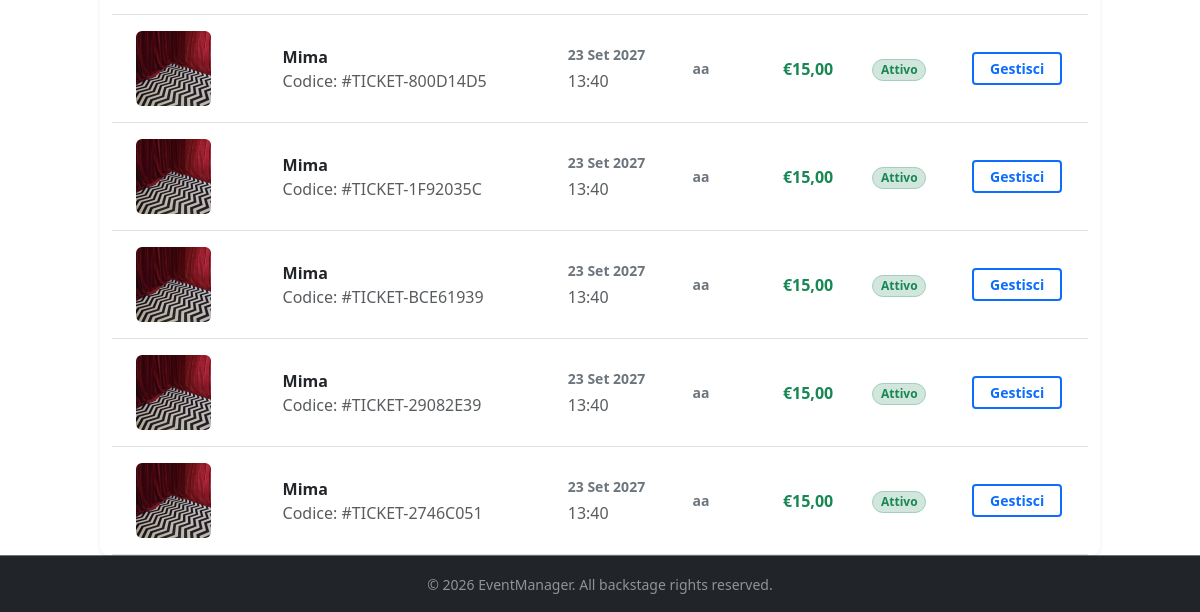
/list_tickets/ (signed in, lower part), run on an earlier commit of the app's database.
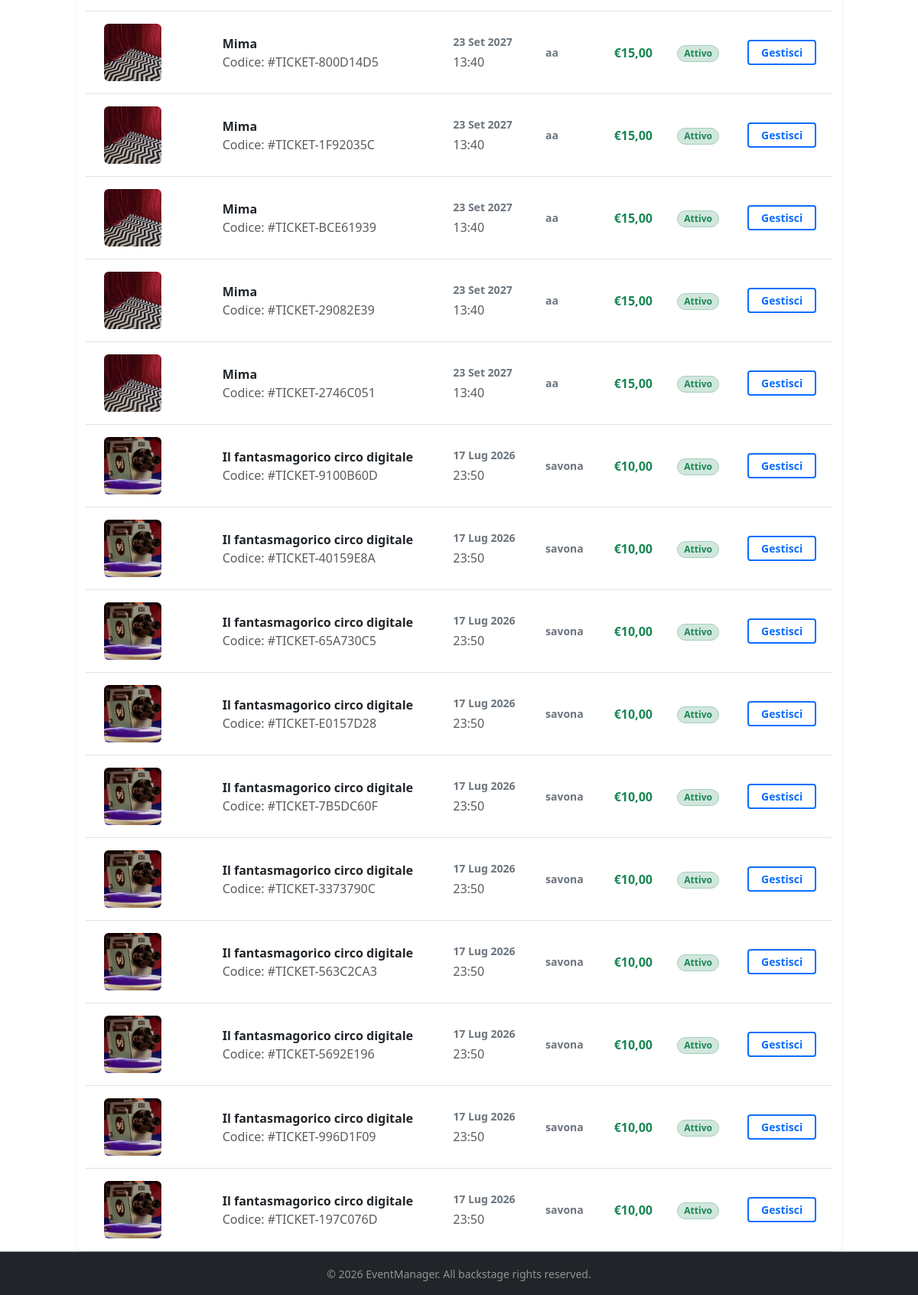
And on a later commit of the database.
### apps/tickets/models.py (models this page shows, shortened)
class Ticket(BaseModel):
    buyer = models.ForeignKey(Account, on_delete=models.PROTECT, related_name='tickets')
    price = models.PositiveIntegerField(default=0)
    event = models.ForeignKey(Event, on_delete=models.CASCADE, related_name='event_tickets')
    ticket_code = models.CharField(max_length=100, unique=True, blank=True)

### apps/events/models.py (models this page shows, shortened)
class Event(BaseModel):
    title = models.CharField(max_length=255)
    organizer = models.ForeignKey(settings.AUTH_USER_MODEL, on_delete=models.CASCADE, related_name='organized_events')
    description = models.TextField(blank=True)
    date = models.DateField(format('%d/%m/%Y'), validators=[check_date])
    time = models.TimeField(format('%H:%M'))
    category = models.ForeignKey(Category, on_delete=models.PROTECT,related_name='events') #for many-to-one
    price = models.DecimalField(max_digits=6, decimal_places=2, default=0.00)
    location = models.ForeignKey(Address, on_delete=models.PROTECT, related_name='events')
    seats = models.PositiveIntegerField(default=0)
    image = models.ImageField(upload_to='event_images/', blank=True, null=True)

### apps/account/models.py (models this page shows, shortened)
class Address(models.Model):
    street_address = models.CharField(max_length=100)
    city = models.CharField(max_length=100)
    region = models.CharField(max_length=100)
    state = models.CharField(max_length=100)
    zip_code = models.CharField(max_length=10)

### apps/tickets/views.py (the view)
# urls.py: path('list_tickets/', views.TicketListView.as_view(), name='list'),
class TicketListView(LoginRequiredMixin, ListView):
    model = Ticket
    template_name = 'tickets/ticket_list.html'
    context_object_name = 'tickets'
    def get_queryset(self):
        return Ticket.objects.filter(buyer=self.request.user).select_related('event')

### templates/tickets/ticket_list.html (shortened to what this page needs)
{% extends 'base.html' %}
{% load static %}
{% block content %}
    <div class="row">
        {% if tickets %}
            <div class="card border-0 shadow-sm rounded-3 overflow-hidden">
                <div class="table-responsive">
                    <table class="table table-hover align-middle mb-0">
                        <tbody class="border-top-0">
                        {% for ticket in tickets %}
                            <tr>
                                <td class="ps-4 py-3">
                                <div class="row justify-content-evenly align-items-center">
                                <div class="col-md-4 col-12">
                                    <img src="{% if ticket.event.image %}{{ ticket.event.image }}{% else %}
                                                {% static 'img/default_event_image.jpg' %}{% endif %}"
                                                alt{{ ticket.event.title }}
                                                class="rounded-2 mx-auto">
                                </div>
                                <div class="col-md-8 col-12">
                                    <a href="{% url 'events:event_detail' ticket.event.id %}"
                                       class="text-decoration-none fw-bold text-dark d-block">
                                        {{ ticket.event.title }}
                                    </a>
                                    <span class="text-muted tiny">Codice: #{{ ticket.ticket_code }}</span>
                                    </div>
                                </div>
                                </td>
                                <td class="py-3">
                                    <p class="fw-semibold text-secondary small text-start mb-1">{{ ticket.event.date|date:"d M Y" }}</p>
                                    <span class="text-muted tiny">{{ ticket.event.time|time:"H:i" }}</span>
                                </td>
                                <td class="py-3 text-secondary small">
                                    <p class="fw-semibold text-secondary text-start mt-3">{{ ticket.event.location.city }}</p>
                                </td>
                                <td class="py-3 fw-bold text-success text-center">
                                    €{{ ticket.total_price|stringformat:'.2f'|default:ticket.event.price }}
                                </td>
                                <td class="py-3 text-center">
                                    {% if ticket.event.date|date:"Y-m-d" >= now|date:"Y-m-d" %}
                                        <span class="badge bg-success-subtle text-success border border-success-subtle px-2.5 py-1 rounded-pill fw-semibold small">
                                                    Attivo
                                                </span>
                                    {% else %}
                                        <span class="badge bg-light text-muted border px-2.5 py-1 rounded-pill fw-semibold small">
                                                    Passato
                                                </span>
                                    {% endif %}
                                </td>
                                <td class="ms-2 py-3 text-center">
                                    <a href="{% url 'tickets:detail' ticket.id %}"
                                       class="btn btn-outline-primary btn-sm fw-bold px-3 border-2">
                                        {% if ticket.event.date|date:"Y-m-d" >= now|date:"Y-m-d" %}
                                            Gestisci
                                        {% else %}
                                            Visualizza
                                        {% endif %}
                                    </a>
                                </td>
                            </tr>
                        {% endfor %}
                        </tbody>
                    </table>
                </div>
            </div>
        {% endif %}
{% endblock %}

What changed in the data, as far as the page shows it:
added Ticket: event.image (picture), event "Il fantasmagorico circo digitale", ticket_code "TICKET-9100B60D", event "17 Lug 2026", event.time "23:50", event.location.city "savona", total_price "10,00", shows "Attivo", shows "Gestisci"
added Ticket: event.image (picture), event "Il fantasmagorico circo digitale", ticket_code "TICKET-40159E8A", event "17 Lug 2026", event.time "23:50", event.location.city "savona", total_price "10,00", shows "Attivo", shows "Gestisci"
added Ticket: event.image (picture), event "Il fantasmagorico circo digitale", ticket_code "TICKET-65A730C5", event "17 Lug 2026", event.time "23:50", event.location.city "savona", total_price "10,00", shows "Attivo", shows "Gestisci"
added Ticket: event.image (picture), event "Il fantasmagorico circo digitale", ticket_code "TICKET-E0157D28", event "17 Lug 2026", event.time "23:50", event.location.city "savona", total_price "10,00", shows "Attivo", shows "Gestisci"
added Ticket: event.image (picture), event "Il fantasmagorico circo digitale", ticket_code "TICKET-7B5DC60F", event "17 Lug 2026", event.time "23:50", event.location.city "savona", total_price "10,00", shows "Attivo", shows "Gestisci"
added Ticket: event.image (picture), event "Il fantasmagorico circo digitale", ticket_code "TICKET-3373790C", event "17 Lug 2026", event.time "23:50", event.location.city "savona", total_price "10,00", shows "Attivo", shows "Gestisci"
added Ticket: event.image (picture), event "Il fantasmagorico circo digitale", ticket_code "TICKET-563C2CA3", event "17 Lug 2026", event.time "23:50", event.location.city "savona", total_price "10,00", shows "Attivo", shows "Gestisci"
added Ticket: event.image (picture), event "Il fantasmagorico circo digitale", ticket_code "TICKET-5692E196", event "17 Lug 2026", event.time "23:50", event.location.city "savona", total_price "10,00", shows "Attivo", shows "Gestisci"
added Ticket: event.image (picture), event "Il fantasmagorico circo digitale", ticket_code "TICKET-996D1F09", event "17 Lug 2026", event.time "23:50", event.location.city "savona", total_price "10,00", shows "Attivo", shows "Gestisci"
added Ticket: event.image (picture), event "Il fantasmagorico circo digitale", ticket_code "TICKET-197C076D", event "17 Lug 2026", event.time "23:50", event.location.city "savona", total_price "10,00", shows "Attivo", shows "Gestisci"
